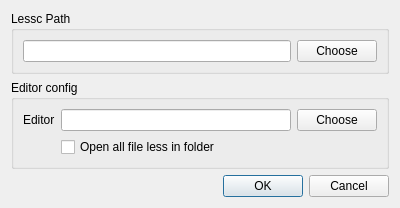
<?xml version="1.0" encoding="UTF-8"?>
<ui version="4.0">
 <class>Settings</class>
 <widget class="QDialog" name="Settings">
  <property name="geometry">
   <rect>
    <x>0</x>
    <y>0</y>
    <width>400</width>
    <height>194</height>
   </rect>
  </property>
  <property name="windowTitle">
   <string>Plessc Setting</string>
  </property>
  <layout class="QGridLayout" name="gridLayout">
   <item row="1" column="0">
    <widget class="QDialogButtonBox" name="buttonBox">
     <property name="orientation">
      <enum>Qt::Horizontal</enum>
     </property>
     <property name="standardButtons">
      <set>QDialogButtonBox::Cancel|QDialogButtonBox::Ok</set>
     </property>
    </widget>
   </item>
   <item row="0" column="0">
    <layout class="QGridLayout" name="gridLayout_2">
     <item row="0" column="0">
      <widget class="QGroupBox" name="groupBox">
       <property name="title">
        <string>Lessc Path</string>
       </property>
       <layout class="QGridLayout" name="gridLayout_3">
        <item row="0" column="0">
         <widget class="QLineEdit" name="lesscPath"/>
        </item>
        <item row="0" column="1">
         <widget class="QPushButton" name="chooseLessc">
          <property name="text">
           <string>Choose</string>
          </property>
         </widget>
        </item>
       </layout>
      </widget>
     </item>
     <item row="1" column="0">
      <widget class="QGroupBox" name="groupBox_2">
       <property name="title">
        <string>Editor config</string>
       </property>
       <layout class="QGridLayout" name="gridLayout_4">
        <item row="0" column="0">
         <widget class="QLabel" name="label">
          <property name="text">
           <string>Editor</string>
          </property>
         </widget>
        </item>
        <item row="0" column="1">
         <widget class="QLineEdit" name="editor"/>
        </item>
        <item row="0" column="2">
         <widget class="QPushButton" name="chooseEditor">
          <property name="text">
           <string>Choose</string>
          </property>
         </widget>
        </item>
        <item row="1" column="1">
         <widget class="QCheckBox" name="lessFolder">
          <property name="text">
           <string>Open all file less in folder</string>
          </property>
         </widget>
        </item>
       </layout>
      </widget>
     </item>
    </layout>
   </item>
  </layout>
 </widget>
 <resources/>
 <connections>
  <connection>
   <sender>buttonBox</sender>
   <signal>accepted()</signal>
   <receiver>Settings</receiver>
   <slot>accept()</slot>
   <hints>
    <hint type="sourcelabel">
     <x>248</x>
     <y>254</y>
    </hint>
    <hint type="destinationlabel">
     <x>157</x>
     <y>274</y>
    </hint>
   </hints>
  </connection>
  <connection>
   <sender>buttonBox</sender>
   <signal>rejected()</signal>
   <receiver>Settings</receiver>
   <slot>reject()</slot>
   <hints>
    <hint type="sourcelabel">
     <x>316</x>
     <y>260</y>
    </hint>
    <hint type="destinationlabel">
     <x>286</x>
     <y>274</y>
    </hint>
   </hints>
  </connection>
 </connections>
</ui>
